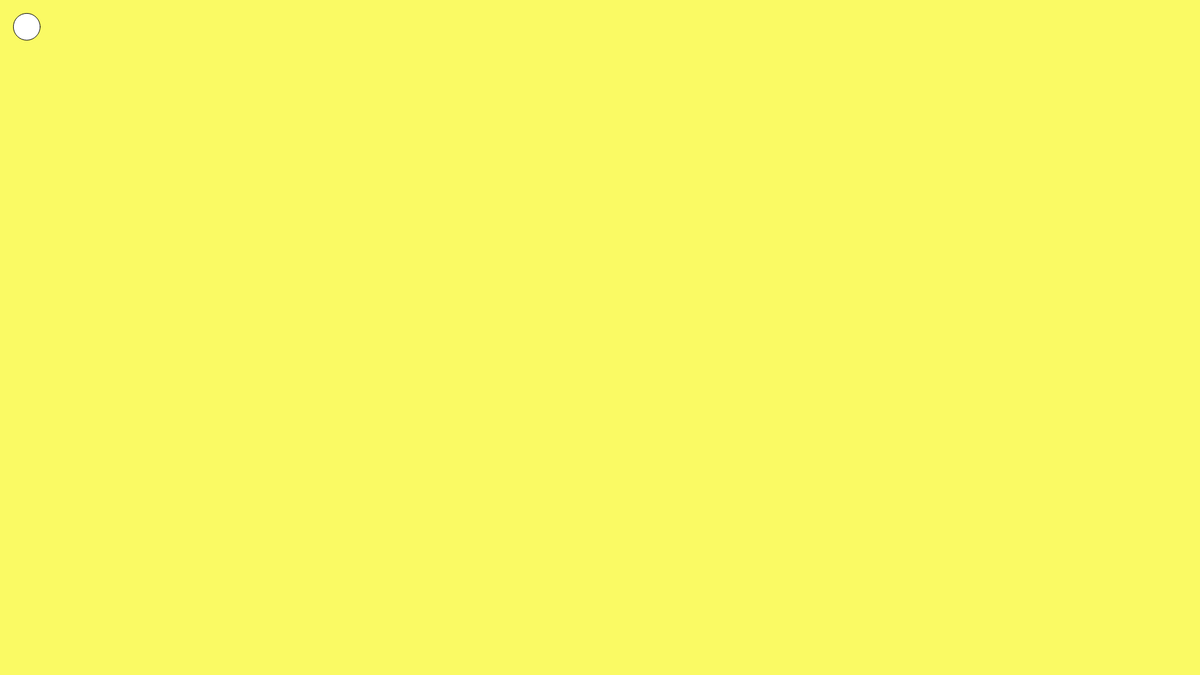
Frame 1 (no input)
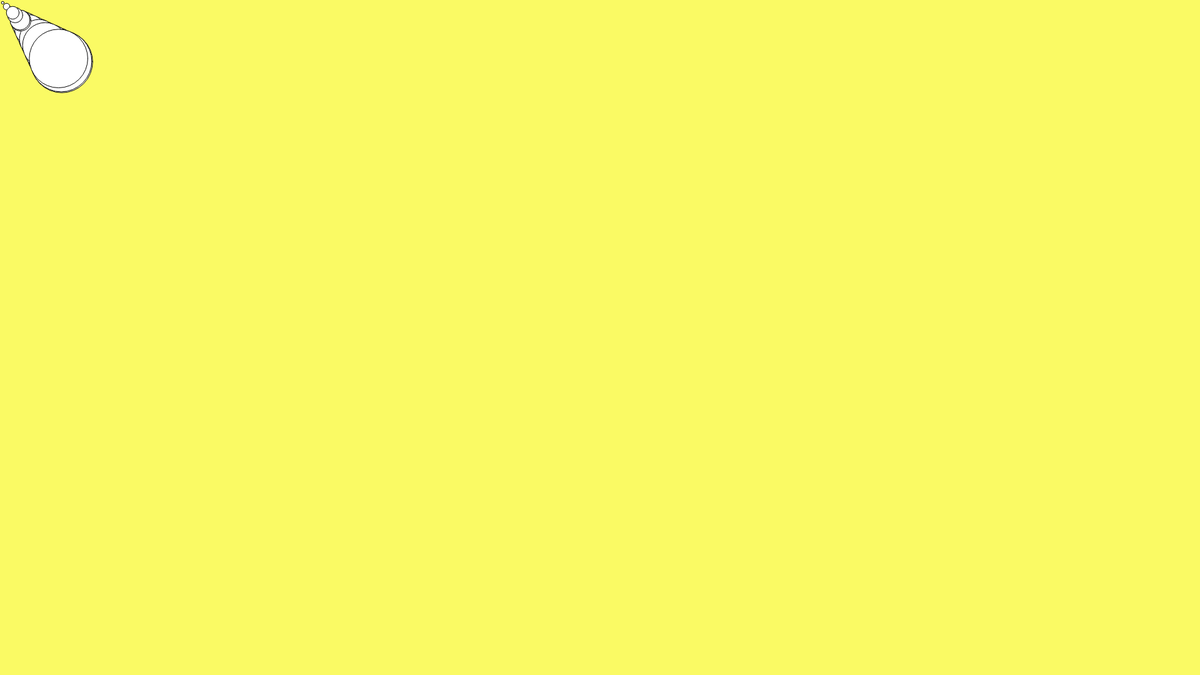
Frame 60 (no input)
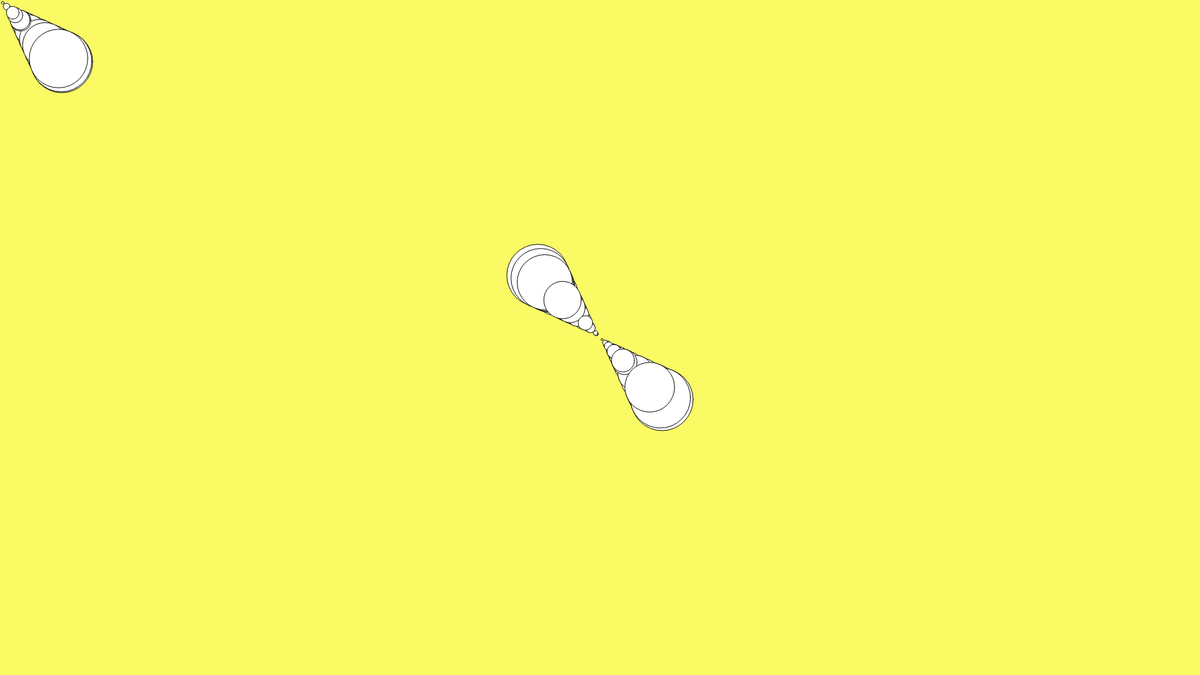
Frame 120 (the mouse pressed at the canvas centre since frame 60)

The p5.js sketch that drew these frames (run headless with seeded random() and noise() and a simulated clock; from frame 60 on, the mouse is pressed at the canvas centre):

// p5.js sketch
// ── sketch.js
function setup(){
createCanvas(1920,1080);	
background(250,250,100);

};

function draw(){

fill(255);
r = random(-100,100);
ellipse(mouseX+r,mouseY+r,r,r);
	

};
